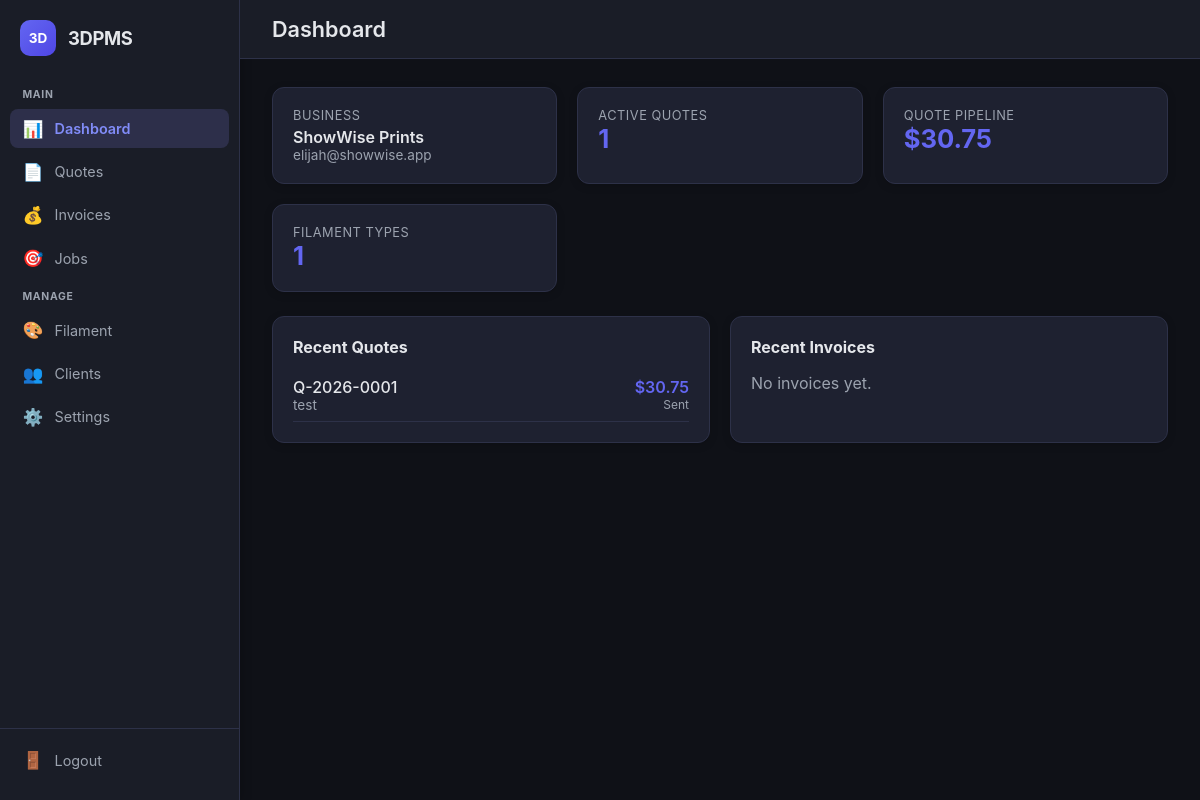
/dash/ (signed in), run on an earlier commit of the app's database.
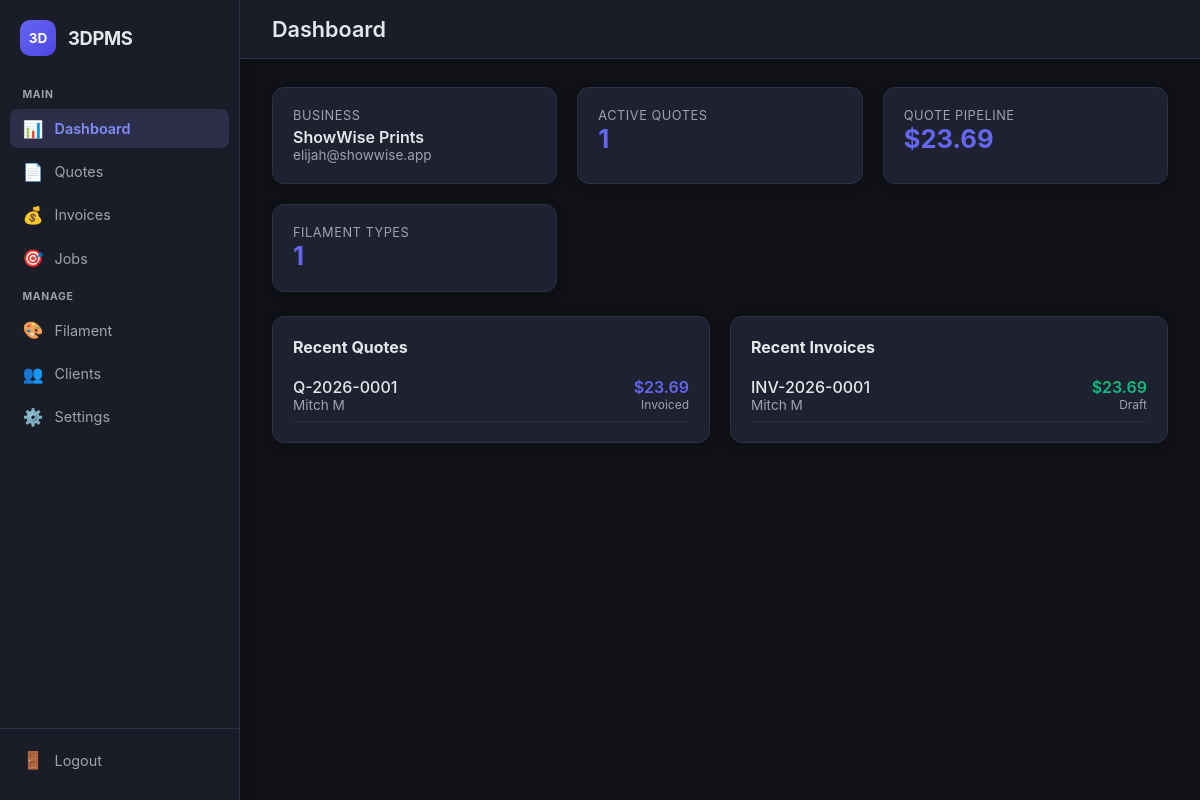
And on a later commit of the database.
### app/models.py (models this page shows, shortened)
class Quote(db.Model):
    id = db.Column(db.Integer, primary_key=True)
    quote_number = db.Column(db.String(50), unique=True)
    client_id = db.Column(db.Integer, db.ForeignKey('client.id'))
    client = db.relationship('Client', backref='quotes')
    status = db.Column(db.String(50), default='Draft')
    total = db.Column(db.Float, default=0.0)
    notes = db.Column(db.Text)
    created_at = db.Column(db.DateTime, default=datetime.utcnow)
    digital_signature_enabled = db.Column(db.Boolean, default=False)
    payment_method = db.Column(db.String(200), default='Bank Transfer')
    surcharge_percent = db.Column(db.Float, default=0.0)
    surcharge_overrides = db.Column(db.Text, default='{}')
    markup_percent = db.Column(db.Float, default=0.0)
    show_markup_to_client = db.Column(db.Boolean, default=False)
    version = db.Column(db.String(20), default='1')
    version_history = db.Column(db.Text)
    valid_until = db.Column(db.Date)
    upload_token = db.Column(db.String(64), unique=True, index=True)
    signed_copy_filename = db.Column(db.String(300))
    signed_copy_uploaded_at = db.Column(db.DateTime)
    notify_me = db.Column(db.Boolean, default=False)
    items = db.relationship('QuoteItem', backref='quote', lazy=True, cascade='all, delete-orphan')
    @property
    def display_number(self):
        return self.quote_number or f'Q-{self.id:04d}'

class Client(db.Model):
    id = db.Column(db.Integer, primary_key=True)
    name = db.Column(db.String(200), nullable=False)
    phone = db.Column(db.String(50))
    email = db.Column(db.String(200))
    notes = db.Column(db.Text)
    created_at = db.Column(db.DateTime, default=datetime.utcnow)

class Invoice(db.Model):
    id = db.Column(db.Integer, primary_key=True)
    invoice_number = db.Column(db.String(50), unique=True)
    client_id = db.Column(db.Integer, db.ForeignKey('client.id'))
    client = db.relationship('Client', backref='invoices')
    quote_id = db.Column(db.Integer, db.ForeignKey('quote.id'))
    quote = db.relationship('Quote')
    status = db.Column(db.String(50), default='Draft')
    total = db.Column(db.Float, default=0.0)
    payment_method = db.Column(db.String(200), default='Bank Transfer')
    surcharge_percent = db.Column(db.Float, default=0.0)
    surcharge_overrides = db.Column(db.Text, default='{}')
    markup_percent = db.Column(db.Float, default=0.0)
    show_markup_to_client = db.Column(db.Boolean, default=False)
    notify_me = db.Column(db.Boolean, default=False)
    notes = db.Column(db.Text)
    created_at = db.Column(db.DateTime, default=datetime.utcnow)
    due_date = db.Column(db.Date)
    paid_at = db.Column(db.DateTime)
    items = db.relationship('InvoiceItem', backref='invoice', lazy=True, cascade='all, delete-orphan')
    @property
    def display_number(self):
        return self.invoice_number or f'INV-{self.id:04d}'

### app/main.py (the view)
@main_bp.route('/')
@login_required
def index():
    settings = get_business_settings()
    quotes = Quote.query.order_by(Quote.created_at.desc()).limit(10).all()
    invoices = Invoice.query.order_by(Invoice.created_at.desc()).limit(10).all()
    clients = Client.query.order_by(Client.created_at.desc()).limit(10).all()
    filaments = Filament.query.all()
    return render_template(
        'index.html', settings=settings, quotes=quotes,
        invoices=invoices, clients=clients, filament_count=len(filaments),
    )

### app/helpers.py (called while the page is built)
def get_business_settings():
    business = BusinessSettings.query.first()
    if not business:
        business = BusinessSettings(name='Your Business')
        from app import db
        db.session.add(business)
        db.session.commit()
    return business

### app/templates/index.html
{% extends 'base.html' %}
{% block page_title %}Dashboard{% endblock %}
{% block content %}
<div class="cards">
  <div class="card">
    <div class="metric-label">Business</div>
    <div style="font-weight: 600; margin-top: 0.25rem;">{{ settings.name }}</div>
    <div style="font-size: 0.85rem; color: var(--text-muted);">{{ settings.contact_email or 'Add contact info in Settings' }}</div>
  </div>
  <div class="card">
    <div class="metric-label">Active Quotes</div>
    <div class="metric-value">{{ quotes|length }}</div>
  </div>
  <div class="card">
    <div class="metric-label">Quote Pipeline</div>
    <div class="metric-value">${{ (quotes|sum(attribute='total'))|round(2) }}</div>
  </div>
  <div class="card">
    <div class="metric-label">Filament Types</div>
    <div class="metric-value">{{ filament_count }}</div>
  </div>
</div>
<div class="cards">
  <div class="card">
    <h3>Recent Quotes</h3>
    {% for quote in quotes[:5] %}
    <div style="padding: 0.5rem 0; border-bottom: 1px solid var(--border); display: flex; justify-content: space-between;">
      <div>
        <a href="{{ url_for('main.quote_detail', quote_id=quote.id) }}" style="color: var(--text); text-decoration: none; font-weight: 500;">{{ quote.display_number }}</a>
        <div style="font-size: 0.85rem; color: var(--text-muted);">{{ quote.client.name }}</div>
      </div>
      <div style="text-align: right;">
        <div style="color: var(--accent); font-weight: 600;">${{ "%.2f"|format(quote.total) }}</div>
        <div style="font-size: 0.75rem; color: var(--text-muted);">{{ quote.status }}</div>
      </div>
    </div>
    {% else %}
    <p style="color: var(--text-muted);">No quotes yet. <a href="{{ url_for('main.new_quote') }}" style="color: var(--accent);">Create one</a></p>
    {% endfor %}
  </div>
  <div class="card">
    <h3>Recent Invoices</h3>
    {% for invoice in invoices[:5] %}
    <div style="padding: 0.5rem 0; border-bottom: 1px solid var(--border); display: flex; justify-content: space-between;">
      <div>
        <a href="{{ url_for('main.invoice_detail', invoice_id=invoice.id) }}" style="color: var(--text); text-decoration: none; font-weight: 500;">{{ invoice.display_number }}</a>
        <div style="font-size: 0.85rem; color: var(--text-muted);">{{ invoice.client.name }}</div>
      </div>
      <div style="text-align: right;">
        <div style="color: var(--success); font-weight: 600;">${{ "%.2f"|format(invoice.total) }}</div>
        <div style="font-size: 0.75rem; color: var(--text-muted);">{{ invoice.status }}</div>
      </div>
    </div>
    {% else %}
    <p style="color: var(--text-muted);">No invoices yet.</p>
    {% endfor %}
  </div>
</div>
{% endblock %}

What changed in the data, as far as the page shows it:
changed Quote: client.name "test" → "Mitch M"; total "30.75" → "23.69"; status "Sent" → "Invoiced"
added Invoice: display_number "INV-2026-0001", client.name "Mitch M", total "23.69", status "Draft"
Also different on the page:
{{ (quotes|sum(attribute='total'))|round(2) }}: "30.75" → "23.69"
text no longer shown: "No invoices yet."
